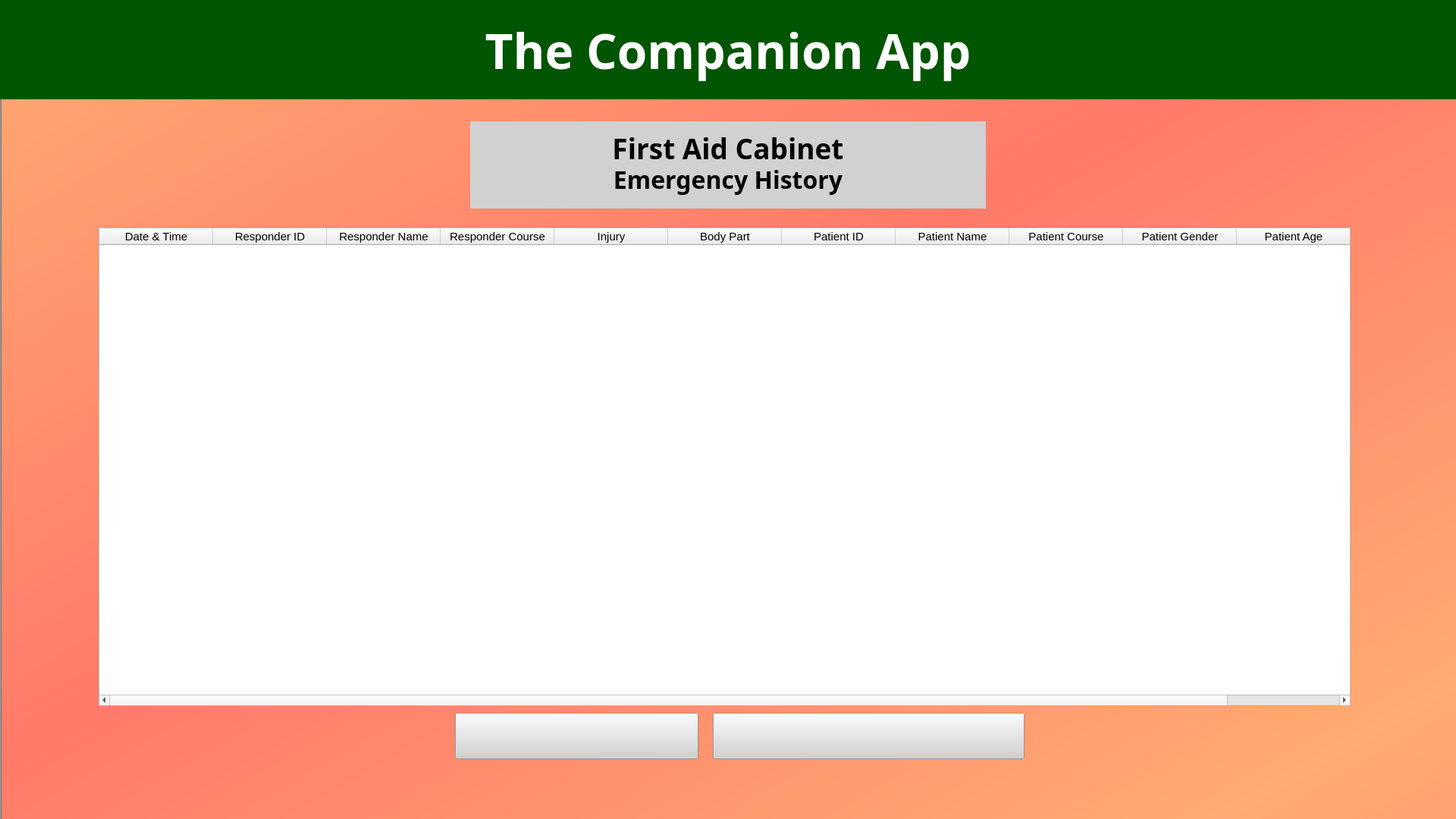
<?xml version="1.0" encoding="UTF-8"?>
<ui version="4.0">
 <class>MainWindow</class>
 <widget class="QMainWindow" name="MainWindow">
  <property name="windowModality">
   <enum>Qt::WindowModal</enum>
  </property>
  <property name="geometry">
   <rect>
    <x>0</x>
    <y>0</y>
    <width>1920</width>
    <height>1080</height>
   </rect>
  </property>
  <property name="windowTitle">
   <string>First Aid Cabinet</string>
  </property>
  <widget class="QWidget" name="centralwidget">
   <widget class="QLabel" name="Background">
    <property name="geometry">
     <rect>
      <x>0</x>
      <y>0</y>
      <width>1981</width>
      <height>1083</height>
     </rect>
    </property>
    <property name="sizePolicy">
     <sizepolicy hsizetype="Expanding" vsizetype="Expanding">
      <horstretch>0</horstretch>
      <verstretch>0</verstretch>
     </sizepolicy>
    </property>
    <property name="mouseTracking">
     <bool>true</bool>
    </property>
    <property name="focusPolicy">
     <enum>Qt::NoFocus</enum>
    </property>
    <property name="styleSheet">
     <string notr="true">background-color: qlineargradient(spread:reflect, x1:0, y1:0, x2:0.46, y2:0.4375, stop:0 rgba(255, 171, 114, 255), stop:1 rgba(255, 122, 105, 255));</string>
    </property>
    <property name="frameShape">
     <enum>QFrame::WinPanel</enum>
    </property>
    <property name="frameShadow">
     <enum>QFrame::Sunken</enum>
    </property>
    <property name="text">
     <string/>
    </property>
    <property name="pixmap">
     <pixmap>abstract-white-graphic-design-presentation-background-web-template_156943-914.png</pixmap>
    </property>
    <property name="scaledContents">
     <bool>true</bool>
    </property>
   </widget>
   <widget class="QLabel" name="topbanner">
    <property name="geometry">
     <rect>
      <x>0</x>
      <y>0</y>
      <width>1920</width>
      <height>131</height>
     </rect>
    </property>
    <property name="minimumSize">
     <size>
      <width>680</width>
      <height>0</height>
     </size>
    </property>
    <property name="maximumSize">
     <size>
      <width>1920</width>
      <height>1080</height>
     </size>
    </property>
    <property name="font">
     <font>
      <family>Bahnschrift SemiBold</family>
      <pointsize>48</pointsize>
      <weight>75</weight>
      <bold>true</bold>
     </font>
    </property>
    <property name="styleSheet">
     <string notr="true">
background-color: rgb(0, 85, 0);
color: rgb(255, 255, 255);
</string>
    </property>
    <property name="frameShape">
     <enum>QFrame::NoFrame</enum>
    </property>
    <property name="frameShadow">
     <enum>QFrame::Plain</enum>
    </property>
    <property name="text">
     <string>The Companion App</string>
    </property>
    <property name="alignment">
     <set>Qt::AlignCenter</set>
    </property>
   </widget>
   <widget class="QLabel" name="AccessHistory">
    <property name="geometry">
     <rect>
      <x>620</x>
      <y>214</y>
      <width>680</width>
      <height>61</height>
     </rect>
    </property>
    <property name="maximumSize">
     <size>
      <width>680</width>
      <height>1080</height>
     </size>
    </property>
    <property name="font">
     <font>
      <family>Bahnschrift SemiBold</family>
      <pointsize>24</pointsize>
      <weight>75</weight>
      <bold>true</bold>
     </font>
    </property>
    <property name="styleSheet">
     <string notr="true">background-color: rgb(209, 209, 209);</string>
    </property>
    <property name="text">
     <string>Emergency History</string>
    </property>
    <property name="alignment">
     <set>Qt::AlignHCenter|Qt::AlignTop</set>
    </property>
   </widget>
   <widget class="QLabel" name="TheCompanionApp">
    <property name="geometry">
     <rect>
      <x>620</x>
      <y>160</y>
      <width>680</width>
      <height>61</height>
     </rect>
    </property>
    <property name="maximumSize">
     <size>
      <width>1920</width>
      <height>1080</height>
     </size>
    </property>
    <property name="font">
     <font>
      <family>Bahnschrift SemiBold</family>
      <pointsize>28</pointsize>
      <weight>75</weight>
      <bold>true</bold>
     </font>
    </property>
    <property name="styleSheet">
     <string notr="true">background-color: rgb(209, 209, 209);
</string>
    </property>
    <property name="text">
     <string>First Aid Cabinet</string>
    </property>
    <property name="alignment">
     <set>Qt::AlignBottom|Qt::AlignHCenter</set>
    </property>
   </widget>
   <widget class="QLabel" name="TUPLOGO">
    <property name="geometry">
     <rect>
      <x>630</x>
      <y>170</y>
      <width>91</width>
      <height>91</height>
     </rect>
    </property>
    <property name="sizePolicy">
     <sizepolicy hsizetype="Expanding" vsizetype="Expanding">
      <horstretch>0</horstretch>
      <verstretch>0</verstretch>
     </sizepolicy>
    </property>
    <property name="maximumSize">
     <size>
      <width>115</width>
      <height>115</height>
     </size>
    </property>
    <property name="styleSheet">
     <string notr="true"/>
    </property>
    <property name="frameShape">
     <enum>QFrame::NoFrame</enum>
    </property>
    <property name="frameShadow">
     <enum>QFrame::Sunken</enum>
    </property>
    <property name="text">
     <string/>
    </property>
    <property name="pixmap">
     <pixmap>306923334_441149988133144_8535244359366534707_n.png</pixmap>
    </property>
    <property name="scaledContents">
     <bool>true</bool>
    </property>
   </widget>
   <widget class="QLabel" name="GreenCross">
    <property name="geometry">
     <rect>
      <x>1200</x>
      <y>170</y>
      <width>91</width>
      <height>91</height>
     </rect>
    </property>
    <property name="sizePolicy">
     <sizepolicy hsizetype="Expanding" vsizetype="Expanding">
      <horstretch>0</horstretch>
      <verstretch>0</verstretch>
     </sizepolicy>
    </property>
    <property name="maximumSize">
     <size>
      <width>115</width>
      <height>115</height>
     </size>
    </property>
    <property name="styleSheet">
     <string notr="true"/>
    </property>
    <property name="frameShape">
     <enum>QFrame::NoFrame</enum>
    </property>
    <property name="frameShadow">
     <enum>QFrame::Sunken</enum>
    </property>
    <property name="text">
     <string/>
    </property>
    <property name="pixmap">
     <pixmap>green_cross.png</pixmap>
    </property>
    <property name="scaledContents">
     <bool>true</bool>
    </property>
   </widget>
   <widget class="QTableWidget" name="tableWidget">
    <property name="geometry">
     <rect>
      <x>130</x>
      <y>300</y>
      <width>1651</width>
      <height>631</height>
     </rect>
    </property>
    <property name="sizePolicy">
     <sizepolicy hsizetype="Preferred" vsizetype="Preferred">
      <horstretch>0</horstretch>
      <verstretch>0</verstretch>
     </sizepolicy>
    </property>
    <property name="dragDropMode">
     <enum>QAbstractItemView::DropOnly</enum>
    </property>
    <attribute name="horizontalHeaderDefaultSectionSize">
     <number>150</number>
    </attribute>
    <column>
     <property name="text">
      <string>Date &amp; Time</string>
     </property>
     <property name="font">
      <font>
       <pointsize>11</pointsize>
      </font>
     </property>
    </column>
    <column>
     <property name="text">
      <string>Responder ID</string>
     </property>
     <property name="font">
      <font>
       <pointsize>11</pointsize>
      </font>
     </property>
    </column>
    <column>
     <property name="text">
      <string>Responder Name</string>
     </property>
     <property name="font">
      <font>
       <pointsize>11</pointsize>
      </font>
     </property>
    </column>
    <column>
     <property name="text">
      <string>Responder Course</string>
     </property>
     <property name="font">
      <font>
       <pointsize>11</pointsize>
      </font>
     </property>
    </column>
    <column>
     <property name="text">
      <string>Injury</string>
     </property>
     <property name="font">
      <font>
       <pointsize>11</pointsize>
      </font>
     </property>
    </column>
    <column>
     <property name="text">
      <string>Body Part</string>
     </property>
     <property name="font">
      <font>
       <pointsize>11</pointsize>
      </font>
     </property>
    </column>
    <column>
     <property name="text">
      <string>Patient ID</string>
     </property>
     <property name="font">
      <font>
       <pointsize>11</pointsize>
      </font>
     </property>
    </column>
    <column>
     <property name="text">
      <string>Patient Name</string>
     </property>
     <property name="font">
      <font>
       <pointsize>11</pointsize>
      </font>
     </property>
    </column>
    <column>
     <property name="text">
      <string>Patient Course</string>
     </property>
     <property name="font">
      <font>
       <pointsize>11</pointsize>
      </font>
     </property>
    </column>
    <column>
     <property name="text">
      <string>Patient Gender</string>
     </property>
     <property name="font">
      <font>
       <pointsize>11</pointsize>
      </font>
     </property>
    </column>
    <column>
     <property name="text">
      <string>Patient Age</string>
     </property>
     <property name="font">
      <font>
       <pointsize>11</pointsize>
      </font>
     </property>
    </column>
   </widget>
   <widget class="QPushButton" name="refreshButton">
    <property name="geometry">
     <rect>
      <x>600</x>
      <y>940</y>
      <width>321</width>
      <height>61</height>
     </rect>
    </property>
    <property name="sizePolicy">
     <sizepolicy hsizetype="Preferred" vsizetype="Preferred">
      <horstretch>0</horstretch>
      <verstretch>0</verstretch>
     </sizepolicy>
    </property>
    <property name="minimumSize">
     <size>
      <width>0</width>
      <height>45</height>
     </size>
    </property>
    <property name="font">
     <font>
      <family>Bahnschrift SemiBold</family>
      <pointsize>14</pointsize>
      <weight>75</weight>
      <bold>true</bold>
     </font>
    </property>
    <property name="toolTip">
     <string>&lt;html&gt;&lt;head/&gt;&lt;body&gt;&lt;p&gt;Refreshes the displayed information&lt;/p&gt;&lt;/body&gt;&lt;/html&gt;</string>
    </property>
    <property name="styleSheet">
     <string notr="true">image: url(:/refresh/refresh.png);
background-image: url(:/refresh/refresh.png);
background-color: rgb(209, 209, 209);</string>
    </property>
    <property name="text">
     <string/>
    </property>
   </widget>
   <widget class="QPushButton" name="exportButton">
    <property name="geometry">
     <rect>
      <x>940</x>
      <y>940</y>
      <width>411</width>
      <height>61</height>
     </rect>
    </property>
    <property name="sizePolicy">
     <sizepolicy hsizetype="Preferred" vsizetype="Preferred">
      <horstretch>8</horstretch>
      <verstretch>0</verstretch>
     </sizepolicy>
    </property>
    <property name="minimumSize">
     <size>
      <width>0</width>
      <height>45</height>
     </size>
    </property>
    <property name="font">
     <font>
      <family>Bahnschrift SemiBold</family>
      <pointsize>14</pointsize>
      <weight>75</weight>
      <bold>true</bold>
     </font>
    </property>
    <property name="toolTip">
     <string>&lt;html&gt;&lt;head/&gt;&lt;body&gt;&lt;p&gt;Exports CSV file of stored data&lt;/p&gt;&lt;/body&gt;&lt;/html&gt;</string>
    </property>
    <property name="styleSheet">
     <string notr="true">image: url(:/export/export.png);
background-image: url(:/export/export.png);
background-color: rgb(209, 209, 209);</string>
    </property>
    <property name="text">
     <string/>
    </property>
   </widget>
  </widget>
 </widget>
 <resources>
  <include location="test.qrc"/>
 </resources>
 <connections/>
</ui>
